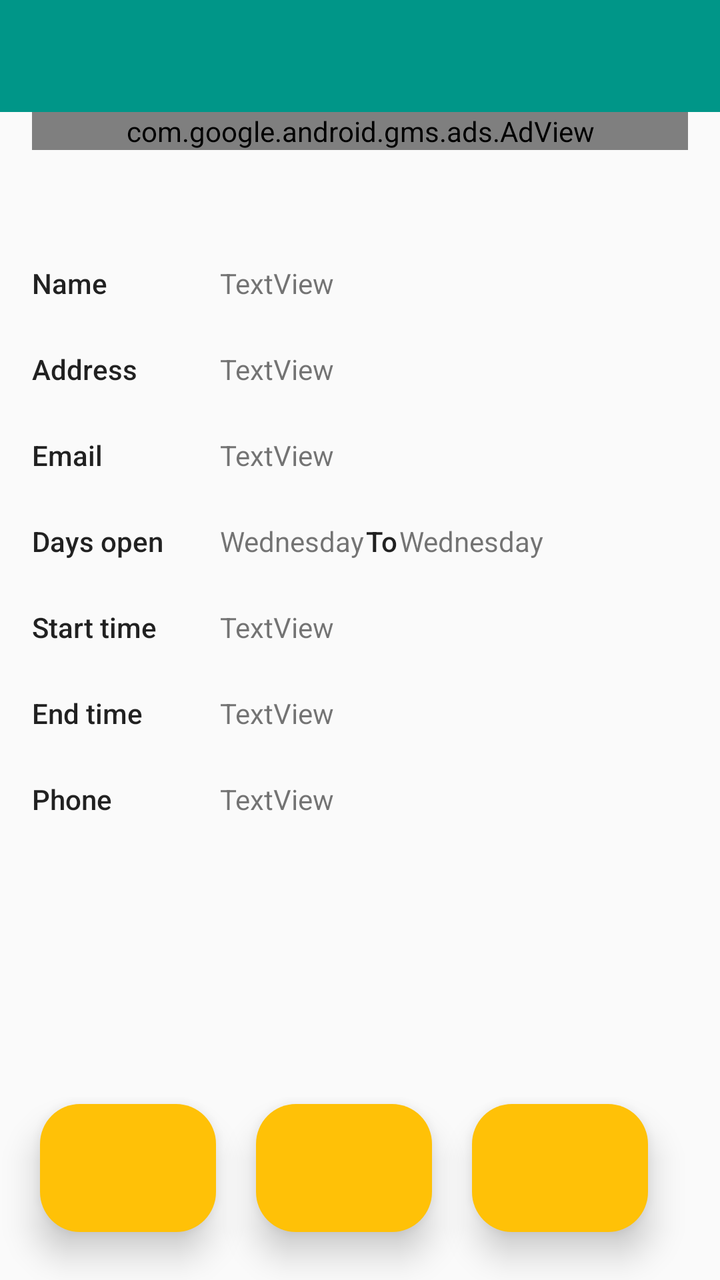
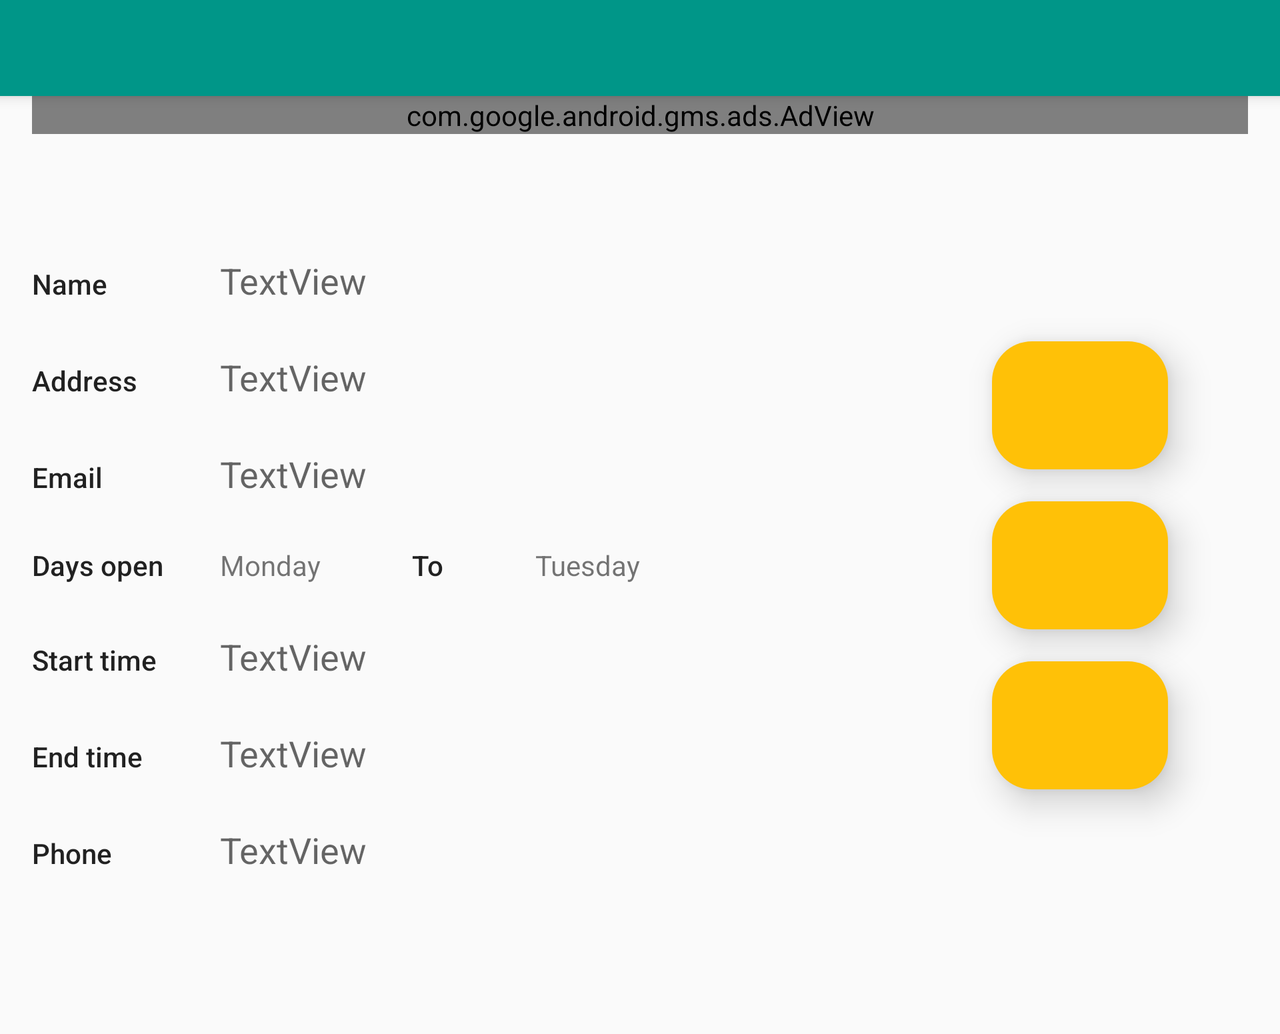

Compare how this app lays out the same screen by default and in its alternative resource folder. The renders come first, then the two layout files and the values they reference.
<!-- AndroidManifest.xml: application theme AppTheme -->
<!-- res/layout/activity_detail.xml -->
<?xml version="1.0" encoding="utf-8"?>
<android.support.constraint.ConstraintLayout xmlns:android="http://schemas.android.com/apk/res/android"
    xmlns:app="http://schemas.android.com/apk/res-auto"
    xmlns:tools="http://schemas.android.com/tools"
    android:layout_width="match_parent"
    android:layout_height="match_parent"
    tools:context="DetailActivity">

     
     
    <com.google.android.gms.ads.AdView xmlns:ads="http://schemas.android.com/apk/res-auto"
        android:id="@+id/adView"
        android:layout_width="0dp"
        android:layout_height="wrap_content"
        android:layout_alignParentBottom="true"
        android:layout_centerHorizontal="true"
        ads:adSize="BANNER"
        ads:adUnitId="ca-app-pub-7680180921711744/2023250341"
        ads:layout_constraintEnd_toStartOf="@+id/guideline4"
        ads:layout_constraintStart_toStartOf="@+id/guideline5"
        ads:layout_constraintTop_toBottomOf="@+id/toolbarInput" />

    <android.support.v7.widget.Toolbar
        android:id="@+id/toolbarInput"
        android:layout_width="match_parent"
        android:layout_height="?attr/actionBarSize"
        android:background="?attr/colorPrimary"
        android:theme="@style/ThemeOverlay.AppCompat.ActionBar"
        app:layout_constraintEnd_toEndOf="parent"
        app:layout_constraintStart_toStartOf="parent"
        app:layout_constraintTop_toTopOf="parent" />

    <android.support.constraint.Guideline
        android:id="@+id/guideline4"
        android:layout_width="wrap_content"
        android:layout_height="wrap_content"
        android:orientation="vertical"
        app:layout_constraintGuide_end="16dp" />

    <android.support.constraint.Guideline
        android:id="@+id/guideline5"
        android:layout_width="wrap_content"
        android:layout_height="wrap_content"
        android:orientation="vertical"
        app:layout_constraintGuide_begin="16dp" />

    <TextView
        android:id="@+id/tvDetailName"
        android:layout_width="wrap_content"
        android:layout_height="wrap_content"
        android:layout_marginTop="@dimen/margin_132"
        android:text="TextView"
        app:layout_constraintStart_toStartOf="@+id/guideline6"
        app:layout_constraintTop_toTopOf="parent" />

    <TextView
        android:id="@+id/tvDetailAddress"
        android:layout_width="0dp"
        android:layout_height="wrap_content"
        android:layout_marginTop="@dimen/margin_24"
        android:layout_marginEnd="16dp"
        android:text="TextView"
        app:layout_constraintEnd_toEndOf="parent"
        app:layout_constraintHorizontal_bias="0.0"
        app:layout_constraintHorizontal_weight="1"
        app:layout_constraintStart_toStartOf="@+id/guideline6"
        app:layout_constraintTop_toBottomOf="@+id/tvDetailName" />

    <TextView
        android:id="@+id/tvDetailEmail"
        android:layout_width="wrap_content"
        android:layout_height="wrap_content"
        android:layout_marginTop="@dimen/margin_24"
        android:text="TextView"
        app:layout_constraintStart_toStartOf="@+id/guideline6"
        app:layout_constraintTop_toBottomOf="@+id/tvDetailAddress" />

    <TextView
        android:id="@+id/tvDetailDayFrom"
        android:layout_width="wrap_content"
        android:layout_height="wrap_content"
        android:text="Wednesday"
        app:layout_constraintBaseline_toBaselineOf="@+id/tvDetailDayToLabel"
        app:layout_constraintHorizontal_chainStyle="spread_inside"
        app:layout_constraintStart_toEndOf="@+id/tvDetailDayFromLabel"
        app:layout_constraintStart_toStartOf="@+id/guideline6" />

    <TextView
        android:id="@+id/tvDetailDayTo"
        android:layout_width="0dp"
        android:layout_height="wrap_content"
        android:layout_marginTop="24dp"
        android:layout_marginEnd="72dp"
        android:text="Wednesday"
        app:layout_constraintEnd_toStartOf="@+id/guideline4"
        app:layout_constraintTop_toBottomOf="@+id/tvDetailEmail" />

    <TextView
        android:id="@+id/tvDetailStartTime"
        android:layout_width="wrap_content"
        android:layout_height="wrap_content"
        android:layout_marginTop="24dp"
        android:text="TextView"
        app:layout_constraintStart_toStartOf="@+id/guideline6"
        app:layout_constraintTop_toBottomOf="@+id/tvDetailDayTo" />

    <TextView
        android:id="@+id/tvDetailPhone"
        android:layout_width="wrap_content"
        android:layout_height="wrap_content"
        android:layout_marginTop="@dimen/margin_24"
        android:text="TextView"
        app:layout_constraintStart_toStartOf="@+id/guideline6"
        app:layout_constraintTop_toBottomOf="@+id/tvDetailEndTime" />

    <TextView
        android:id="@+id/tvDetailEndTime"
        android:layout_width="wrap_content"
        android:layout_height="wrap_content"
        android:layout_marginTop="@dimen/margin_24"
        android:text="TextView"
        app:layout_constraintStart_toStartOf="@+id/guideline6"
        app:layout_constraintTop_toBottomOf="@+id/tvDetailStartTime" />

    <TextView
        android:id="@+id/tvDetailNameLabel"
        android:layout_width="wrap_content"
        android:layout_height="wrap_content"
        android:text="@string/tv_name_label"
        android:textAppearance="@style/TextAppearance.AppCompat.Body2"
        app:layout_constraintBaseline_toBaselineOf="@+id/tvDetailName"
        app:layout_constraintEnd_toStartOf="@+id/guideline6"
        app:layout_constraintHorizontal_bias="0.0"
        app:layout_constraintStart_toStartOf="@+id/guideline5"
        tools:text="Name" />

    <TextView
        android:id="@+id/tvDetailAddressLabel"
        android:layout_width="wrap_content"
        android:layout_height="wrap_content"
        android:text="@string/tv_address_label"
        android:textAppearance="@style/TextAppearance.AppCompat.Body2"
        app:layout_constraintBaseline_toBaselineOf="@+id/tvDetailAddress"
        app:layout_constraintEnd_toStartOf="@+id/guideline6"
        app:layout_constraintHorizontal_bias="0.0"
        app:layout_constraintStart_toStartOf="@+id/guideline5"
        tools:text="Address" />

    <TextView
        android:id="@+id/tvDetailEmailLabel"
        android:layout_width="wrap_content"
        android:layout_height="wrap_content"
        android:text="@string/tv_email_label"
        android:textAppearance="@style/TextAppearance.AppCompat.Body2"
        app:layout_constraintBaseline_toBaselineOf="@+id/tvDetailEmail"
        app:layout_constraintEnd_toStartOf="@+id/tvDetailEmail"
        app:layout_constraintHorizontal_bias="0.0"
        app:layout_constraintStart_toStartOf="@+id/guideline5"
        tools:text="Email" />

    <TextView
        android:id="@+id/tvDetailDayFromLabel"
        android:layout_width="wrap_content"
        android:layout_height="wrap_content"
        android:text="@string/tv_dayopen_label"
        android:textAppearance="@style/TextAppearance.AppCompat.Body2"
        app:layout_constraintBaseline_toBaselineOf="@+id/tvDetailDayFrom"
        app:layout_constraintStart_toStartOf="@+id/guideline5"
        tools:text="@string/tv_dayopen_label" />

    <TextView
        android:id="@+id/tvDetailDayToLabel"
        android:layout_width="wrap_content"
        android:layout_height="wrap_content"
        android:text="@string/tv_to_label"
        android:textAppearance="@style/TextAppearance.AppCompat.Body2"
        app:layout_constraintBaseline_toBaselineOf="@+id/tvDetailDayTo"
        app:layout_constraintEnd_toStartOf="@+id/tvDetailDayTo"
        app:layout_constraintStart_toEndOf="@+id/tvDetailDayFrom"
        tools:text="@string/tv_to_label" />

    <TextView
        android:id="@+id/tvDetailStartTimeLabel"
        android:layout_width="wrap_content"
        android:layout_height="wrap_content"
        android:text="@string/tv_starttime_label"
        android:textAppearance="@style/TextAppearance.AppCompat.Body2"
        app:layout_constraintBaseline_toBaselineOf="@+id/tvDetailStartTime"
        app:layout_constraintEnd_toStartOf="@+id/guideline6"
        app:layout_constraintHorizontal_bias="0.0"
        app:layout_constraintStart_toStartOf="@+id/guideline5"
        tools:text="Start time" />

    <TextView
        android:id="@+id/tvDetailEndTimeLabel"
        android:layout_width="wrap_content"
        android:layout_height="wrap_content"
        android:text="@string/tv_endtime_label"
        android:textAppearance="@style/TextAppearance.AppCompat.Body2"
        app:layout_constraintBaseline_toBaselineOf="@+id/tvDetailEndTime"
        app:layout_constraintEnd_toStartOf="@+id/tvDetailEndTime"
        app:layout_constraintHorizontal_bias="0.0"
        app:layout_constraintStart_toStartOf="@+id/guideline5"
        tools:text="End time" />

    <TextView
        android:id="@+id/tvPhoneLabel"
        android:layout_width="wrap_content"
        android:layout_height="wrap_content"
        android:text="@string/tv_phone_label"
        android:textAppearance="@style/TextAppearance.AppCompat.Body2"
        app:layout_constraintBaseline_toBaselineOf="@+id/tvDetailPhone"
        app:layout_constraintEnd_toStartOf="@+id/guideline6"
        app:layout_constraintHorizontal_bias="0.0"
        app:layout_constraintStart_toStartOf="@+id/guideline5"
        tools:text="Phone" />

    <android.support.constraint.Guideline
        android:id="@+id/guideline6"
        android:layout_width="wrap_content"
        android:layout_height="wrap_content"
        android:orientation="vertical"
        app:layout_constraintGuide_begin="110dp" />

    <ImageButton
        android:id="@+id/btnDetailCall"
        style="@style/DetailImageButtonThemeLandscape.Portrait"
        android:layout_marginBottom="24dp"
        android:contentDescription="@string/content_description_call"
        android:src="@drawable/ic_call_black_24dp"
        app:layout_constraintBottom_toBottomOf="parent"
        app:layout_constraintEnd_toStartOf="@+id/btnDetailEmail"
        app:layout_constraintHorizontal_bias="0.5"
        app:layout_constraintHorizontal_chainStyle="spread"
        app:layout_constraintStart_toStartOf="parent" />

    <ImageButton
        android:id="@+id/btnDetailLike"
        style="@style/DetailImageButtonThemeLandscape.Portrait"
        android:layout_marginBottom="24dp"
        android:contentDescription="@string/content_description_like"
        android:src="@drawable/ic_mood_black_24dp"
        app:layout_constraintBottom_toBottomOf="parent"
        app:layout_constraintEnd_toEndOf="parent"
        app:layout_constraintEnd_toStartOf="@+id/guideline4"
        app:layout_constraintHorizontal_bias="0.5"
        app:layout_constraintStart_toEndOf="@+id/btnDetailEmail" />

    <ImageButton
        android:id="@+id/btnDetailEmail"
        style="@style/DetailImageButtonThemeLandscape.Portrait"
        android:layout_marginBottom="24dp"
        android:contentDescription="@string/content_description_email"
        android:src="@drawable/ic_mail_outline_black_24dp"
        app:layout_constraintBottom_toBottomOf="parent"
        app:layout_constraintEnd_toStartOf="@+id/btnDetailLike"
        app:layout_constraintHorizontal_bias="0.5"
        app:layout_constraintStart_toEndOf="@+id/btnDetailCall" />

</android.support.constraint.ConstraintLayout>
<!-- resources referenced by this layout -->
<resources>
  <dimen name="margin_132">132dp</dimen>
  <dimen name="margin_24">24dp</dimen>
  <string name="content_description_call">call</string>
  <string name="content_description_email">send mail</string>
  <string name="content_description_like">like</string>
  <string name="tv_address_label">Address</string>
  <string name="tv_dayopen_label">Days open</string>
  <string name="tv_email_label">Email</string>
  <string name="tv_endtime_label">End time</string>
  <string name="tv_name_label">Name</string>
  <string name="tv_phone_label">Phone</string>
  <string name="tv_starttime_label">Start time</string>
  <string name="tv_to_label">To</string>
  <style name="DetailImageButtonThemeLandscape.Portrait">
          <item name="android:layout_marginBottom">@dimen/margin_72</item>
      </style>
  <style name="AppTheme" parent="Theme.AppCompat.Light.NoActionBar">
          
          <item name="colorPrimary">@color/colorPrimary</item>
          <item name="colorPrimaryDark">@color/colorPrimaryDark</item>
          <item name="colorAccent">@color/colorAccent</item>
          <item name="drawerArrowStyle">@style/DrawerIcon</item>
      </style>
  <dimen name="margin_72">72dp</dimen>
  <color name="colorPrimary">#009688</color>
  <color name="colorPrimaryDark">#00796B</color>
  <color name="colorAccent">#FFC107</color>
  <style name="DrawerIcon" parent="Widget.AppCompat.DrawerArrowToggle">
          <item name="color">@color/colorText</item>
      </style>
  <color name="colorText">#FFFFFF</color>
</resources>
<!-- res/layout-land/activity_detail.xml (the repository's variant of the layout above) -->
<!-- drawn on the phone turned sideways -->
<?xml version="1.0" encoding="utf-8"?>
<ScrollView xmlns:android="http://schemas.android.com/apk/res/android"
    xmlns:app="http://schemas.android.com/apk/res-auto"
    xmlns:tools="http://schemas.android.com/tools"
    android:layout_width="match_parent"
    android:layout_height="match_parent">

    <android.support.constraint.ConstraintLayout xmlns:android="http://schemas.android.com/apk/res/android"
        xmlns:app="http://schemas.android.com/apk/res-auto"
        xmlns:tools="http://schemas.android.com/tools"
        android:layout_width="match_parent"
        android:layout_height="match_parent"
        tools:context="DetailActivity">

        <android.support.v7.widget.Toolbar
            android:id="@+id/toolbarInput"
            android:layout_width="match_parent"
            android:layout_height="?attr/actionBarSize"
            android:background="?attr/colorPrimary"
            android:elevation="4dp"
            android:theme="@style/ThemeOverlay.AppCompat.ActionBar"
            app:layout_constraintEnd_toEndOf="parent"
            app:layout_constraintHorizontal_bias="0.0"
            app:layout_constraintStart_toStartOf="parent"
            app:layout_constraintTop_toTopOf="parent" />

        <android.support.constraint.Guideline
            android:id="@+id/guideline4"
            android:layout_width="wrap_content"
            android:layout_height="wrap_content"
            android:orientation="vertical"
            app:layout_constraintGuide_end="16dp" />

        <android.support.constraint.Guideline
            android:id="@+id/guideline5"
            android:layout_width="wrap_content"
            android:layout_height="wrap_content"
            android:orientation="vertical"
            app:layout_constraintGuide_begin="16dp" />

        <com.google.android.gms.ads.AdView xmlns:ads="http://schemas.android.com/apk/res-auto"
            android:id="@+id/adView"
            android:layout_width="0dp"
            android:layout_height="wrap_content"
            android:layout_alignParentBottom="true"
            android:layout_centerHorizontal="true"
            ads:adSize="BANNER"
            ads:adUnitId="ca-app-pub-7680180921711744/2023250341"
            ads:layout_constraintEnd_toStartOf="@+id/guideline4"
            ads:layout_constraintStart_toStartOf="@+id/guideline5"
            ads:layout_constraintTop_toBottomOf="@+id/toolbarInput" />

        <TextView
            android:id="@+id/tvDetailName"
            style="@style/Base.TextAppearance.AppCompat.Medium"
            android:layout_width="wrap_content"
            android:layout_height="wrap_content"
            android:layout_marginTop="80dp"
            android:gravity="center_vertical"
            android:text="TextView"
            app:layout_constraintStart_toStartOf="@+id/guideline6"
            app:layout_constraintTop_toBottomOf="@+id/toolbarInput" />

        <TextView
            android:id="@+id/tvDetailAddress"
            style="@style/Base.TextAppearance.AppCompat.Medium"
            android:layout_width="0dp"
            android:layout_height="wrap_content"
            android:layout_marginTop="24dp"
            android:layout_marginEnd="8dp"
            android:gravity="center_vertical"
            android:scrollbars="horizontal"
            android:text="TextView"
            app:layout_constraintEnd_toStartOf="@+id/btnDetailCall"
            app:layout_constraintHorizontal_bias="0.0"
            app:layout_constraintHorizontal_weight="1"
            app:layout_constraintStart_toStartOf="@+id/guideline6"
            app:layout_constraintTop_toBottomOf="@+id/tvDetailName" />

        <TextView
            android:id="@+id/tvDetailEmail"
            style="@style/Base.TextAppearance.AppCompat.Medium"
            android:layout_width="wrap_content"
            android:layout_height="wrap_content"
            android:layout_marginTop="@dimen/margin_24"
            android:gravity="center_vertical"
            android:text="TextView"
            app:layout_constraintStart_toStartOf="@+id/guideline6"
            app:layout_constraintTop_toBottomOf="@+id/tvDetailAddress" />

        <TextView
            android:id="@+id/tvDetailDayFrom"
            android:layout_width="wrap_content"
            android:layout_height="wrap_content"
            android:text="Monday"
            app:layout_constraintBaseline_toBaselineOf="@+id/tvDetailDayToLabel"
            app:layout_constraintStart_toStartOf="@+id/guideline6" />

        <TextView
            android:id="@+id/tvDetailDayTo"
            android:layout_width="wrap_content"
            android:layout_height="wrap_content"
            android:layout_marginTop="24dp"
            android:layout_marginEnd="176dp"
            android:text="Tuesday"
            app:layout_constraintEnd_toStartOf="@+id/btnDetailEmail"
            app:layout_constraintTop_toBottomOf="@+id/tvDetailEmail" />

        <TextView
            android:id="@+id/tvDetailStartTime"
            style="@style/Base.TextAppearance.AppCompat.Medium"
            android:layout_width="wrap_content"
            android:layout_height="wrap_content"
            android:layout_marginTop="24dp"
            android:gravity="center_vertical"
            android:text="TextView"
            app:layout_constraintStart_toStartOf="@+id/guideline6"
            app:layout_constraintTop_toBottomOf="@+id/tvDetailDayTo" />


        <TextView
            android:id="@+id/tvDetailEndTime"
            style="@style/Base.TextAppearance.AppCompat.Medium"
            android:layout_width="wrap_content"
            android:layout_height="wrap_content"
            android:layout_marginTop="@dimen/margin_24"
            android:gravity="center_vertical"
            android:text="TextView"
            app:layout_constraintStart_toStartOf="@+id/guideline6"
            app:layout_constraintTop_toBottomOf="@+id/tvDetailStartTime" />

        <TextView
            android:id="@+id/tvDetailPhone"
            style="@style/Base.TextAppearance.AppCompat.Medium"
            android:layout_width="wrap_content"
            android:layout_height="wrap_content"
            android:layout_marginTop="@dimen/margin_24"
            android:layout_marginBottom="80dp"
            android:gravity="center_vertical"
            android:text="TextView"
            app:layout_constraintBottom_toBottomOf="parent"
            app:layout_constraintStart_toStartOf="@+id/guideline6"
            app:layout_constraintTop_toBottomOf="@+id/tvDetailEndTime" />

        <TextView
            android:id="@+id/tvDetailNameLabel"
            android:layout_width="wrap_content"
            android:layout_height="wrap_content"
            android:text="@string/tv_name_label"
            android:textAppearance="@style/TextAppearance.AppCompat.Body2"
            app:layout_constraintBaseline_toBaselineOf="@+id/tvDetailName"
            app:layout_constraintEnd_toStartOf="@+id/guideline6"
            app:layout_constraintHorizontal_bias="0.0"
            app:layout_constraintStart_toStartOf="@+id/guideline5"
            tools:text="Name" />

        <TextView
            android:id="@+id/tvDetailAddressLabel"
            android:layout_width="wrap_content"
            android:layout_height="wrap_content"
            android:text="@string/tv_address_label"
            android:textAppearance="@style/TextAppearance.AppCompat.Body2"
            app:layout_constraintBaseline_toBaselineOf="@+id/tvDetailAddress"
            app:layout_constraintEnd_toStartOf="@+id/guideline6"
            app:layout_constraintHorizontal_bias="0.0"
            app:layout_constraintStart_toStartOf="@+id/guideline5"
            tools:text="Address" />

        <TextView
            android:id="@+id/tvDetailEmailLabel"
            android:layout_width="wrap_content"
            android:layout_height="wrap_content"
            android:text="@string/tv_email_label"
            android:textAppearance="@style/TextAppearance.AppCompat.Body2"
            app:layout_constraintBaseline_toBaselineOf="@+id/tvDetailEmail"
            app:layout_constraintEnd_toStartOf="@+id/tvDetailEmail"
            app:layout_constraintHorizontal_bias="0.0"
            app:layout_constraintStart_toStartOf="@+id/guideline5"
            tools:text="Email" />

        <TextView
            android:id="@+id/tvDetailDayFromLabel"
            android:layout_width="wrap_content"
            android:layout_height="wrap_content"
            android:text="@string/tv_dayopen_label"
            android:textAppearance="@style/TextAppearance.AppCompat.Body2"
            app:layout_constraintBaseline_toBaselineOf="@+id/tvDetailDayFrom"
            app:layout_constraintStart_toStartOf="@+id/guideline5"
            tools:text="@string/tv_dayopen_label" />

        <TextView
            android:id="@+id/tvDetailDayToLabel"
            android:layout_width="wrap_content"
            android:layout_height="wrap_content"
            android:text="@string/tv_to_label"
            android:textAppearance="@style/TextAppearance.AppCompat.Body2"
            app:layout_constraintBaseline_toBaselineOf="@+id/tvDetailDayTo"
            app:layout_constraintEnd_toStartOf="@+id/tvDetailDayTo"
            app:layout_constraintStart_toEndOf="@+id/tvDetailDayFrom"
            tools:text="@string/tv_to_label" />

        <TextView
            android:id="@+id/tvDetailStartTimeLabel"
            android:layout_width="wrap_content"
            android:layout_height="wrap_content"
            android:text="@string/tv_starttime_label"
            android:textAppearance="@style/TextAppearance.AppCompat.Body2"
            app:layout_constraintBaseline_toBaselineOf="@+id/tvDetailStartTime"
            app:layout_constraintEnd_toStartOf="@+id/guideline6"
            app:layout_constraintHorizontal_bias="0.0"
            app:layout_constraintStart_toStartOf="@+id/guideline5"
            tools:text="Start time" />

        <TextView
            android:id="@+id/tvDetailEndTimeLabel"
            android:layout_width="wrap_content"
            android:layout_height="wrap_content"
            android:text="@string/tv_endtime_label"
            android:textAppearance="@style/TextAppearance.AppCompat.Body2"
            app:layout_constraintBaseline_toBaselineOf="@+id/tvDetailEndTime"
            app:layout_constraintEnd_toStartOf="@+id/tvDetailEndTime"
            app:layout_constraintHorizontal_bias="0.0"
            app:layout_constraintStart_toStartOf="@+id/guideline5"
            tools:text="End time" />

        <TextView
            android:id="@+id/tvPhoneLabel"
            android:layout_width="wrap_content"
            android:layout_height="wrap_content"
            android:text="@string/tv_phone_label"
            android:textAppearance="@style/TextAppearance.AppCompat.Body2"
            app:layout_constraintBaseline_toBaselineOf="@+id/tvDetailPhone"
            app:layout_constraintEnd_toStartOf="@+id/guideline6"
            app:layout_constraintHorizontal_bias="0.0"
            app:layout_constraintStart_toStartOf="@+id/guideline5"
            tools:text="Phone" />

        <ImageButton
            android:id="@+id/btnDetailCall"
            style="@style/DetailImageButtonThemeLandscape"
            android:layout_marginEnd="@dimen/margin_40"
            android:contentDescription="@string/content_description_call"
            android:src="@drawable/ic_call_black_24dp"
            app:layout_constraintBottom_toTopOf="@+id/btnDetailEmail"
            app:layout_constraintEnd_toStartOf="@+id/guideline4"
            app:layout_constraintTop_toBottomOf="@+id/toolbarInput"
            app:layout_constraintVertical_chainStyle="packed" />

        <ImageButton
            android:id="@+id/btnDetailLike"
            style="@style/DetailImageButtonThemeLandscape"
            android:layout_marginEnd="@dimen/margin_40"
            android:layout_marginRight="@dimen/margin_40"
            android:contentDescription="@string/content_description_like"
            android:src="@drawable/ic_mood_black_24dp"
            app:layout_constraintBottom_toBottomOf="parent"
            app:layout_constraintEnd_toStartOf="@+id/guideline4"
            app:layout_constraintTop_toBottomOf="@+id/btnDetailEmail" />

        <ImageButton
            android:id="@+id/btnDetailEmail"
            style="@style/DetailImageButtonThemeLandscape"
            android:layout_marginEnd="@dimen/margin_40"
            android:layout_marginRight="@dimen/margin_40"
            android:contentDescription="@string/content_description_email"
            android:src="@drawable/ic_mail_outline_black_24dp"
            app:layout_constraintBottom_toTopOf="@+id/btnDetailLike"
            app:layout_constraintEnd_toStartOf="@+id/guideline4"
            app:layout_constraintTop_toBottomOf="@+id/btnDetailCall" />

        <android.support.constraint.Guideline
            android:id="@+id/guideline6"
            android:layout_width="wrap_content"
            android:layout_height="wrap_content"
            android:orientation="vertical"
            app:layout_constraintGuide_begin="110dp" />

    </android.support.constraint.ConstraintLayout>
</ScrollView>
<!-- resources referenced by the variant -->
<!-- as the phone turned sideways resolves them -->
<resources>
  <dimen name="margin_24">24dp</dimen>
  <dimen name="margin_40">40dp</dimen>
  <string name="content_description_call">call</string>
  <string name="content_description_email">send mail</string>
  <string name="content_description_like">like</string>
  <string name="tv_address_label">Address</string>
  <string name="tv_dayopen_label">Days open</string>
  <string name="tv_email_label">Email</string>
  <string name="tv_endtime_label">End time</string>
  <string name="tv_name_label">Name</string>
  <string name="tv_phone_label">Phone</string>
  <string name="tv_starttime_label">Start time</string>
  <string name="tv_to_label">To</string>
  <style name="DetailImageButtonThemeLandscape">
          <item name="android:layout_width">@dimen/detail_activity_image_button_width</item>
          <item name="android:layout_height">@dimen/detail_activity_image_button_height</item>
          <item name="android:layout_marginTop">@dimen/margin_8</item>
          <item name="android:layout_marginBottom">@dimen/margin_8</item>
          <item name="android:clickable">true</item>
          <item name="android:focusable">true</item>
          <item name="android:background">@drawable/roundcorner</item>
          <item name="android:elevation">@dimen/elevation_button</item>
          <item name="android:translationZ">@dimen/translation_button</item>
      </style>
  <style name="AppTheme" parent="Theme.AppCompat.Light.NoActionBar">
          
          <item name="colorPrimary">@color/colorPrimary</item>
          <item name="colorPrimaryDark">@color/colorPrimaryDark</item>
          <item name="colorAccent">@color/colorAccent</item>
          <item name="drawerArrowStyle">@style/DrawerIcon</item>
      </style>
  <dimen name="detail_activity_image_button_width">88dp</dimen>
  <dimen name="detail_activity_image_button_height">64dp</dimen>
  <dimen name="margin_8">8dp</dimen>
  <!-- drawable roundcorner (drawable) -->
  <?xml version="1.0" encoding="utf-8"?>
  <ripple xmlns:android="http://schemas.android.com/apk/res/android"
      android:color="@color/colorText">
  
      <item android:id="@android:id/background">
          <shape xmlns:android="http://schemas.android.com/apk/res/android">
              <solid android:color="#FFC107" />
              <corners android:radius="20dp" />
          </shape>
      </item>
  </ripple>
  <dimen name="elevation_button">2dp</dimen>
  <dimen name="translation_button">8dp</dimen>
  <color name="colorPrimary">#009688</color>
  <color name="colorPrimaryDark">#00796B</color>
  <color name="colorAccent">#FFC107</color>
  <style name="DrawerIcon" parent="Widget.AppCompat.DrawerArrowToggle">
          <item name="color">@color/colorText</item>
      </style>
  <color name="colorText">#FFFFFF</color>
</resources>
